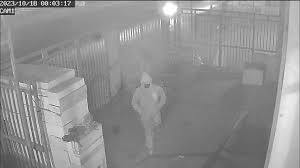
#> input picture Pertemuan2/cctv.jpg, 300 x 168 px
$ jupyter execute Point_Processing.ipynb
#> lines starting #> are read from the running program, lines starting #| are printed output that depends on the picture
[cell 1]
# ======================================================================
# DEMO PENGOLAHAN CITRA: POINT PROCESSING & HISTOGRAM
# Skenario Kasus: Forensik / Rekaman CCTV Gelap (Underexposed)
# ======================================================================

import cv2
import numpy as np
import matplotlib.pyplot as plt

import os

# ----------------------------------------------------------------------
# 1. PERSIAPAN DATA: MENGUNDUH / MEMBUAT CITRA CCTV GELAP
# ----------------------------------------------------------------------
def get_underexposed_image():
    # Pastikan nama file ini sama dengan yang Anda upload ke Colab
    filename = 'cctv.jpg'
    # Cek apakah file ada di direktori Colab
    if os.path.exists(filename):
        print(f"Berhasil membaca gambar lokal: {filename}")
        # Membaca gambar dalam format Grayscale
        img = cv2.imread(filename, cv2.IMREAD_GRAYSCALE)
#> img is the input picture: shape (168, 300); min 0, max 255, mean 144.6
        return img

    else:
        # PLAN B: BUat image sintetis"
        print(f"Not found. Menggunakan Citra Sintetis...")

        # Buat background sangat gelap (nilai piksel 10-20, bukan 0)
        img = np.ones((500, 500), dtype=np.uint8) * 15

        # Gambar siluet "Pelaku" yang sedikit lebih terang (nilai piksel 30)
        cv2.circle(img, (250, 200), 60, 30, -1) # Kepala
        cv2.ellipse(img, (250, 450), (120, 200), 0, 0, 360, 30, -1) # Badan

        # Tambahkan sedikit "Noise Kamera CCTV Malam"
        noise = np.random.normal(0, 5, img.shape).astype(np.uint8)
        img = cv2.add(img, noise)
        return img

# Dapatkan citra asli (sangat gelap)
img_original = get_underexposed_image()

# ----------------------------------------------------------------------
# 2. METODE 1: GAMMA CORRECTION (Power-Law Transform)
# ----------------------------------------------------------------------
# Kita gunakan Gamma < 1 untuk mengangkat piksel gelap agar menjadi terang
gamma_value = 0.7

# Membuat Look-Up Table (LUT) untuk mempercepat komputasi per-piksel
# Rumus: s = c * r^gamma
lut = np.array([((i / 255.0) ** gamma_value) * 255
                for i in np.arange(0, 256)]).astype("uint8")

# Terapkan transformasi Gamma ke gambar
img_gamma = cv2.LUT(img_original, lut)
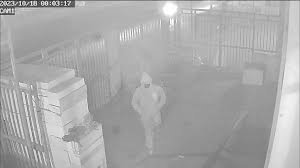
#> img_gamma: shape (168, 300); min 0, max 255, mean 170.2

# ----------------------------------------------------------------------
# 3. METODE 2: HISTOGRAM EQUALIZATION (HE)
# ----------------------------------------------------------------------
# Menggunakan fungsi otomatis dari OpenCV untuk meratakan histogram
img_he = cv2.equalizeHist(img_original)
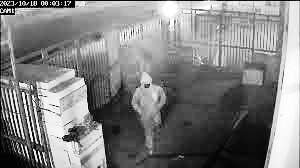
#> img_he: shape (168, 300); min 0, max 255, mean 129

# ----------------------------------------------------------------------
# 4. FUNGSI BANTUAN UNTUK MENGHITUNG HISTOGRAM
# ----------------------------------------------------------------------
def calc_hist(image):
    # Menghitung sebaran piksel dari nilai 0 hingga 255
    hist = cv2.calcHist([image], [0], None, [256], [0, 256])
#> hist = 256 values, max 1177 at index 124, min 0 at index 1, mean 196.9
    return hist

# ----------------------------------------------------------------------
# 5. VISUALISASI HASIL DENGAN MATPLOTLIB (Gambar & Histogramnya)
# ----------------------------------------------------------------------
plt.figure(figsize=(18, 10))

# --- KOLOM 1: CITRA ASLI ---
plt.subplot(2, 3, 1)
plt.title("1. Citra Asli (Underexposed)\nWajah tidak terlihat", fontsize=14)
plt.imshow(img_original, cmap='gray', vmin=0, vmax=255)
plt.axis('off')

plt.subplot(2, 3, 4)
plt.title("Histogram Asli\n(Data menumpuk di kiri/gelap)", color='red')
plt.plot(calc_hist(img_original), color='black')
plt.xlim([0, 256])
plt.fill_between(range(256), calc_hist(img_original).flatten(), color='gray', alpha=0.5)

# --- KOLOM 2: GAMMA CORRECTION ---
plt.subplot(2, 3, 2)
plt.title(f"2. Gamma Correction (γ = {gamma_value})\nSiluet muncul, noise terkontrol", fontsize=14)
plt.imshow(img_gamma, cmap='gray', vmin=0, vmax=255)
plt.axis('off')

plt.subplot(2, 3, 5)
plt.title("Histogram Gamma\n(Data ditarik secara melengkung ke kanan)", color='green')
plt.plot(calc_hist(img_gamma), color='black')
plt.xlim([0, 256])
plt.fill_between(range(256), calc_hist(img_gamma).flatten(), color='green', alpha=0.5)

# --- KOLOM 3: HISTOGRAM EQUALIZATION ---
plt.subplot(2, 3, 3)
plt.title("3. Histogram Equalization (HE)\nTerang maksimal, tapi noise ikut terekspos", fontsize=14)
plt.imshow(img_he, cmap='gray', vmin=0, vmax=255)
plt.axis('off')

plt.subplot(2, 3, 6)
plt.title("Histogram Equalization\n(Data tersebar merata secara paksa)", color='blue')
plt.plot(calc_hist(img_he), color='black')
plt.xlim([0, 256])
plt.fill_between(range(256), calc_hist(img_he).flatten(), color='blue', alpha=0.5)

plt.tight_layout()
plt.show()
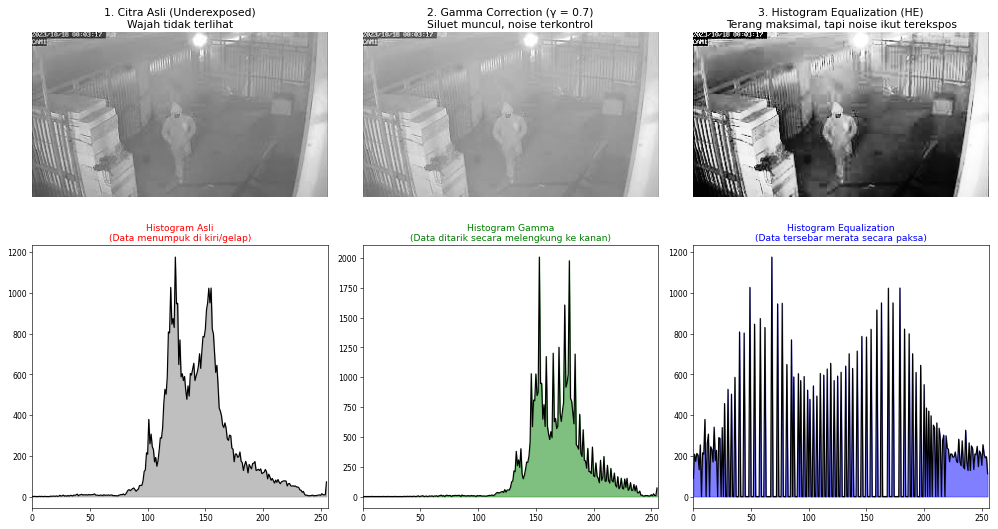
#> figure drawn by matplotlib, 6 panels; panel 2: curve peaks at x = 124, y = 1177; panel 4: curve peaks at x = 153, y = 2008; panel 6: curve peaks at x = 68, y = 1177

[cell 2]
# Histogram streching
#1. find max
#2. find min
#3. Shift --> nilai min->0
#4. Scale --> nilai max -> 255

# 1. Find max
max_value = np.max(img_original)
#> max_value = 255

#2. find min
min_value = np.min(img_original)
#> min_value = 0

#3. Shift min into 0
img_stretch = img_original - min_value

#4. scale max into 255
img_stretch = img_stretch * round((255 / (max_value - min_value)))

# --- KOLOM 1: CITRA ASLI ---
plt.subplot(2, 2, 1)
plt.title("1. Citra Asli (Underexposed)\nWajah tidak terlihat", fontsize=14)
plt.imshow(img_original, cmap='gray', vmin=0, vmax=255)
plt.axis('off')

plt.subplot(2, 2, 3)
plt.title("Histogram Asli\n(Data menumpuk di kiri/gelap)", color='red')
plt.plot(calc_hist(img_original), color='black')
plt.xlim([0, 256])
plt.fill_between(range(256), calc_hist(img_original).flatten(), color='gray', alpha=0.5)

# --- KOLOM 2: Image Hist. Strech ---
plt.subplot(2, 2, 2)
plt.title("2. Histogram Strech", fontsize=14)
plt.imshow(img_stretch, cmap='gray', vmin=0, vmax=255)
plt.axis('off')

plt.subplot(2, 2, 4)
plt.title("Histogram Histogram Strech", color='blue')
plt.plot(calc_hist(img_stretch), color='black')
plt.xlim([0, 256])
plt.fill_between(range(256), calc_hist(img_stretch).flatten(), color='blue', alpha=0.5)
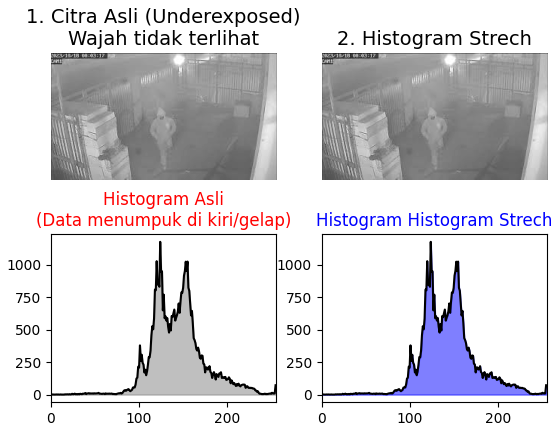
#> figure drawn by matplotlib, 4 panels; panel 2: curve peaks at x = 124, y = 1177; panel 4: curve peaks at x = 124, y = 1177

[cell 3]
# Terapkan CLAHE

# Membuat objek CLAHE
clahe = cv2.createCLAHE(clipLimit=4.5, tileGridSize=(8,8))
# Mengaplikasikan ke gambar asli
clahe_img = clahe.apply(img_original)
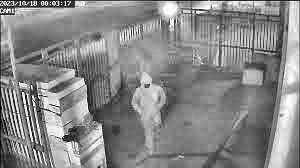
#> clahe_img: shape (168, 300); min 1, max 255, mean 136.1


plt.figure(figsize=(12, 8))

# --- KOLOM 1: CITRA ASLI ---
plt.subplot(2, 2, 1)
plt.title("1. Citra Asli (Underexposed)\nWajah tidak terlihat", fontsize=12)
plt.imshow(img_original, cmap='gray', vmin=0, vmax=255)
plt.axis('off')

plt.subplot(2, 2, 3)
plt.title("Histogram Asli\n(Data menumpuk di kiri/gelap)", color='red')
plt.plot(calc_hist(img_original), color='black')
plt.xlim([0, 256])
plt.fill_between(range(256), calc_hist(img_original).flatten(), color='gray', alpha=0.5)

# --- KOLOM 2: CITRA HASIL CLAHE ---
plt.subplot(2, 2, 2)
plt.title("2. Hasil Citra CLAHE", fontsize=12)
plt.imshow(clahe_img, cmap='gray', vmin=0, vmax=255)
plt.axis('off')

plt.subplot(2, 2, 4)
plt.title("Histogram CLAHE\n(Data lebih tersebar/kontras)", color='blue')
plt.plot(calc_hist(clahe_img), color='black')
plt.xlim([0, 256])
plt.fill_between(range(256), calc_hist(clahe_img).flatten(), color='blue', alpha=0.5)

plt.tight_layout()
plt.show()
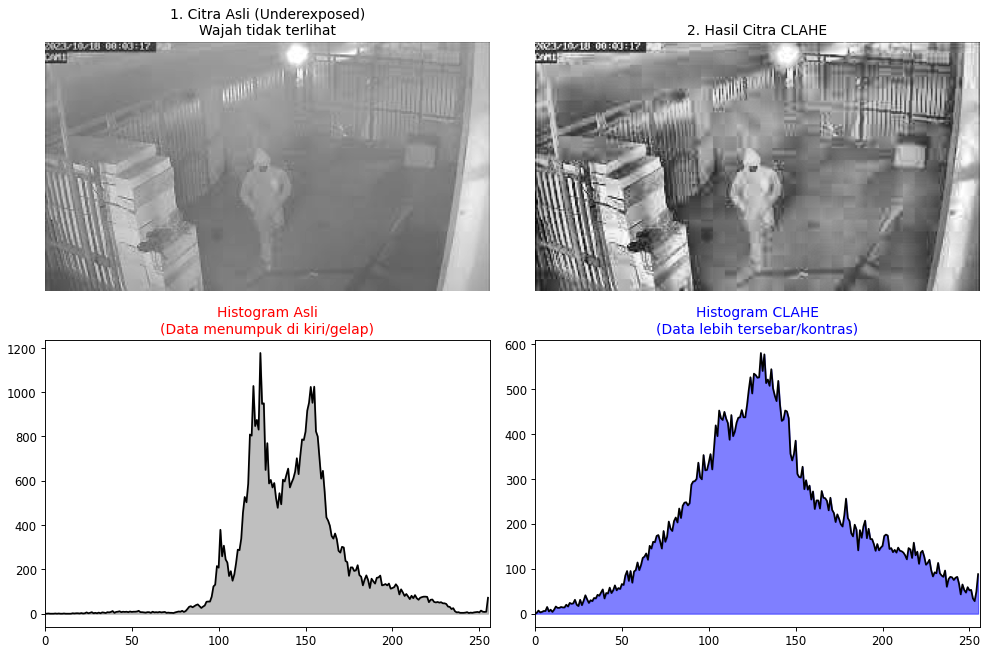
#> figure drawn by matplotlib, 4 panels; panel 2: curve peaks at x = 124, y = 1177; panel 4: curve peaks at x = 130, y = 580
